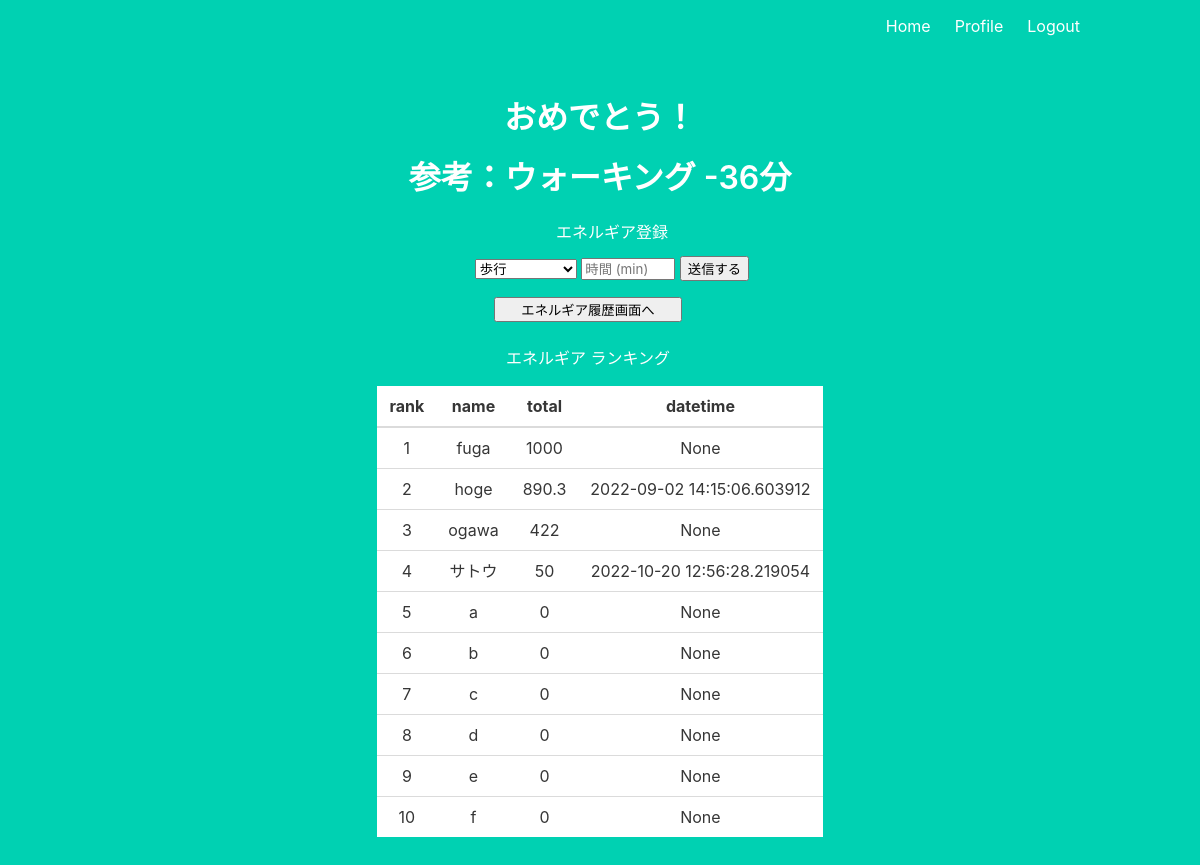
Screenshot of /home (signed in) with the database file from the repository.
### app.py (models this page shows)
class User(UserMixin, db.Model):
    id = db.Column(db.Integer, primary_key=True) # primary keys are required by SQLAlchemy
    email = db.Column(db.String(100), unique=True)
    password = db.Column(db.String(100))
    name = db.Column(db.String(1000))
    height = db.Column(db.Integer, default=170)
    weight = db.Column(db.Integer, default=60)
    total_energia = db.Column(db.Integer, default=0)
    ave_energia = db.Column(db.Integer, default=0)
    last_up_date = db.Column(db.DateTime)
    histories = db.relationship('History', backref='user', lazy=True)
    last_up_date = db.Column(db.DateTime)

### app.py (the view)
@app.route('/home')
@login_required
def home():
    users = User.query.order_by(desc(User.total_energia)).limit(10)
    user = db.session.query(User).filter(User.id==current_user.id).first()
    user_his = db.session.query(History).filter(History.users_id==current_user.id and History.date == date.today()).all()
    today_ene = 0
    if user_his != None:
        for his_topic in user_his:
            today_ene += his_topic.energia
    if user.ave_energia != None:
        remain_ene = user.ave_energia - today_ene
    else:
        remain_ene = 0
    if remain_ene <=0:
        msg="おめでとう！"
    else:
        msg="今日の残りエネルギア" + str(remain_ene)
    remain_time = int( remain_ene / (3 * user.weight * 1.05) * 60 )
    return render_template('home.html', users=users, msg=msg, remain_time=remain_time)

### app.py (called while the page is built)
@login_manager.user_loader
def load_user(user_id):
    return User.query.get(int(user_id))

### templates/home.html (shortened to what this page needs)
{% extends "base.html" %}
{% block content %}
<h1 class="title">{{ msg }}</h1>
<h1 class="title">参考：ウォーキング {{ remain_time }}分</h1>
<div class="flex">
    <div class="my-4 ml-5">
        <h1 class="my-3 mr-0">エネルギア登録</h1>
        <form  method="POST">
            <select name="mets">
                <option value="3">歩行</option>
            </select>
            <input type="number"  placeholder="時間 (min)" name='time' min="1" max="1440"></input>
            <button type="submit">送信する</button>
        </form>
    </div>
    <div class="text-right mr-5">
        <form action="/history" method="GET">
            <button class="btn btn-primary" style="width: 5cm;">エネルギア履歴画面へ</button>
        </form>
    </div>
</div>
<div class="my-5 ml-5 mr-5">
    <h1 class="my-4 ml-0 mr-5">エネルギア ランキング</h1>
    <table class="table table-striped" align="center">
        <thead>
            <tr>
                <th>rank</th>
                <th>name</th>
                <th>total</th>
                <th>datetime</th>
            </tr>
        </thead>
        <tbody>
            {% for user in users:%}
            <tr>
                <td>{{ loop.index }}</td>
                <td>{{ user.name }}</td>
                <td>{{ user.total_energia }}</td>
                <td>{{ user.last_up_date }}</td>
            </tr>
            {% endfor %}
        </tbody>
    </table>
</div>
{% endblock %}

### templates/base.html (shortened to what this page needs)
<!DOCTYPE html>
<html>
<head>
    <link rel="stylesheet" href="https://cdnjs.cloudflare.com/ajax/libs/bulma/0.7.2/css/bulma.min.css" />
</head>
<body>
    <section class="hero is-primary is-fullheight">
        <div class="hero-head">
            <nav class="navbar">
                <div class="container">
                    <div id="navbarMenuHeroA" class="navbar-menu">
                        <div class="navbar-end">
                            {% if current_user.is_authenticated %}
                            <a href="/home" class="navbar-item">
                                Home
                            </a>
                            {% endif %}
                            {% if current_user.is_authenticated %}
                            <a href="/profile" class="navbar-item">
                                Profile
                            </a>
                            {% endif %}
                            {% if current_user.is_authenticated %}
                            <a href="/logout" class="navbar-item">
                                Logout
                            </a>
                            {% endif %}
                        </div>
                    </div>
                </div>
            </nav>
        </div>
        <div class="hero-body">
            <div class="container has-text-centered">
               {% block content %}
               {% endblock %}
            </div>
        </div>
    </section>
</body>
</html>

### rows the page displays
User: name "fuga", total_energia "1000", last_up_date "None"
User: name "hoge", total_energia "890.3", last_up_date "2022-09-02 14:15:06.603912"
User: name "ogawa", total_energia "422", last_up_date "None"
User: name "サトウ", total_energia "50", last_up_date "2022-10-20 12:56:28.219054"
User: name "a", total_energia "0", last_up_date "None"
User: name "b", total_energia "0", last_up_date "None"
User: name "c", total_energia "0", last_up_date "None"
User: name "d", total_energia "0", last_up_date "None"
User: name "e", total_energia "0", last_up_date "None"
User: name "f", total_energia "0", last_up_date "None"

### other values shown
{{ msg }} "おめでとう！"
{{ remain_time }} "-36"
